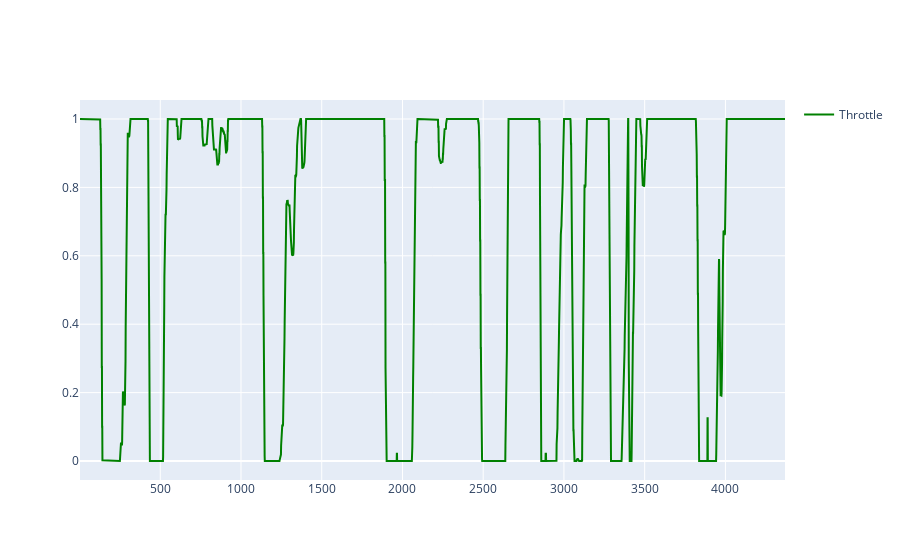

The notebook cell this image was saved under:
### Code cell
fig = lap_fig(data_frames[0], full_range=True, columns=["Throttle"])
fig.show()

### Figure 1 — Plotly figure (JSON) as saved in the notebook; plotly's stock layout.template omitted (floating-point values rounded to 4 significant figures; data arrays with more than 128 entries replaced by an {"elided": "..."} marker saying what was removed)
{"data": [{"line": {"color": "green"}, "marker": {"size": 1}, "name": "Throttle", "showlegend": true, "type": "scatter", "x": {"elided": "4369 float values"}, "y": {"elided": "4369 float values"}}], "layout": {}}
